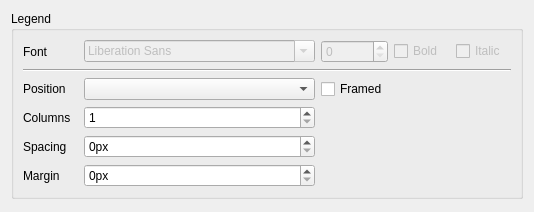
<?xml version="1.0" encoding="UTF-8"?>
<ui version="4.0">
 <class>LegendConfigPage</class>
 <widget class="QWidget" name="LegendConfigPage">
  <property name="geometry">
   <rect>
    <x>0</x>
    <y>0</y>
    <width>534</width>
    <height>212</height>
   </rect>
  </property>
  <property name="windowTitle">
   <string>Form</string>
  </property>
  <layout class="QVBoxLayout" name="verticalLayout">
   <item>
    <widget class="QGroupBox" name="groupLegend">
     <property name="title">
      <string>Legend</string>
     </property>
     <layout class="QGridLayout" name="gridLayout">
      <item row="0" column="0">
       <widget class="QLabel" name="lblFont">
        <property name="text">
         <string>Font</string>
        </property>
        <property name="buddy">
         <cstring>comboFontFamily</cstring>
        </property>
       </widget>
      </item>
      <item row="0" column="1" colspan="2">
       <widget class="QFontComboBox" name="comboFontFamily">
        <property name="enabled">
         <bool>false</bool>
        </property>
       </widget>
      </item>
      <item row="0" column="3">
       <widget class="QSpinBox" name="spinFontSize">
        <property name="enabled">
         <bool>false</bool>
        </property>
       </widget>
      </item>
      <item row="0" column="4">
       <widget class="QCheckBox" name="checkFontBold">
        <property name="enabled">
         <bool>false</bool>
        </property>
        <property name="text">
         <string>Bold</string>
        </property>
       </widget>
      </item>
      <item row="0" column="5">
       <widget class="QCheckBox" name="checkFontItalic">
        <property name="enabled">
         <bool>false</bool>
        </property>
        <property name="text">
         <string>Italic</string>
        </property>
       </widget>
      </item>
      <item row="1" column="0" colspan="6">
       <widget class="Line" name="line">
        <property name="orientation">
         <enum>Qt::Horizontal</enum>
        </property>
       </widget>
      </item>
      <item row="2" column="0">
       <widget class="QLabel" name="lblPosition">
        <property name="text">
         <string>Position</string>
        </property>
        <property name="buddy">
         <cstring>comboPosition</cstring>
        </property>
       </widget>
      </item>
      <item row="2" column="1" colspan="2">
       <widget class="LegendPositionCombo" name="comboPosition"/>
      </item>
      <item row="3" column="0">
       <widget class="QLabel" name="lblColumns">
        <property name="text">
         <string>Columns</string>
        </property>
        <property name="buddy">
         <cstring>spinColumns</cstring>
        </property>
       </widget>
      </item>
      <item row="3" column="1" colspan="2">
       <widget class="QSpinBox" name="spinColumns">
        <property name="minimum">
         <number>1</number>
        </property>
        <property name="maximum">
         <number>10</number>
        </property>
       </widget>
      </item>
      <item row="4" column="0">
       <widget class="QLabel" name="lblSpacing">
        <property name="text">
         <string>Spacing</string>
        </property>
        <property name="buddy">
         <cstring>spinSpacing</cstring>
        </property>
       </widget>
      </item>
      <item row="4" column="1" colspan="2">
       <widget class="QSpinBox" name="spinSpacing">
        <property name="suffix">
         <string>px</string>
        </property>
        <property name="minimum">
         <number>0</number>
        </property>
        <property name="maximum">
         <number>100</number>
        </property>
       </widget>
      </item>
      <item row="5" column="0">
       <widget class="QLabel" name="lblMargin">
        <property name="text">
         <string>Margin</string>
        </property>
        <property name="buddy">
         <cstring>spinMargin</cstring>
        </property>
       </widget>
      </item>
      <item row="5" column="1" colspan="2">
       <widget class="QSpinBox" name="spinMargin">
        <property name="suffix">
         <string>px</string>
        </property>
        <property name="maximum">
         <number>100</number>
        </property>
       </widget>
      </item>
      <item row="2" column="3">
       <widget class="QCheckBox" name="checkFramed">
        <property name="text">
         <string>Framed</string>
        </property>
       </widget>
      </item>
     </layout>
    </widget>
   </item>
   <item>
    <spacer name="verticalSpacer">
     <property name="orientation">
      <enum>Qt::Vertical</enum>
     </property>
     <property name="sizeHint" stdset="0">
      <size>
       <width>0</width>
       <height>1</height>
      </size>
     </property>
    </spacer>
   </item>
  </layout>
 </widget>
 <customwidgets>
  <customwidget>
   <class>LegendPositionCombo</class>
   <extends>QComboBox</extends>
   <header>saxsview_legendpositioncombo.h</header>
  </customwidget>
 </customwidgets>
 <tabstops>
  <tabstop>comboFontFamily</tabstop>
  <tabstop>spinFontSize</tabstop>
  <tabstop>checkFontBold</tabstop>
  <tabstop>checkFontItalic</tabstop>
  <tabstop>comboPosition</tabstop>
  <tabstop>spinColumns</tabstop>
  <tabstop>spinSpacing</tabstop>
  <tabstop>spinMargin</tabstop>
 </tabstops>
 <resources/>
 <connections/>
</ui>
